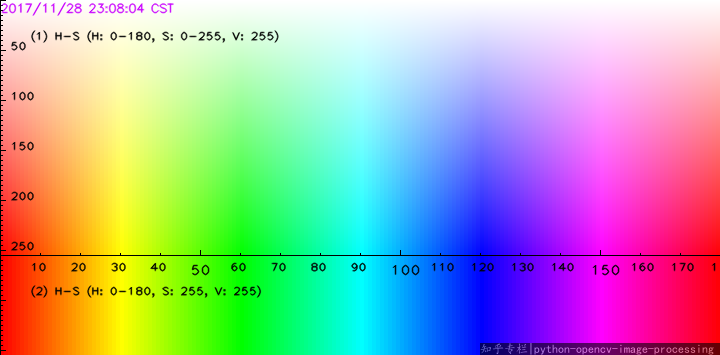
#> input picture Tests/gyuw4.png, 720 x 355 px, given in place of the camera
$ python ColorMod.py
#> lines starting #> are read from the running program, lines starting #| are printed output that depends on the picture; after the words box and inside, x2 and y2 are one past the last pixel; in counts of white or black regions, pixels touching at a corner belong together
import cv2
import numpy as np

cap = cv2.VideoCapture(0)

while True:
    ret, frame = cap.read()
#> frame is the input picture: shape (355, 720, 3); mean B, G, R 170.7, 171.1, 169.8
    #converting color to HSV Model
    hsv =  cv2.cvtColor(frame,cv2.COLOR_BGR2HSV)
#> hsv: shape (355, 720, 3); mean H, S, V 89.4, 162.1, 249.9

    #index 0= Hue 1= sat 2=value
    lower_limit = np.array([30,150,50])
    upper_limit = np.array([255,255,180])

    # inRnage Funtion will return 1 if the color is present range
    mask = cv2.inRange(hsv,lower_limit,upper_limit)
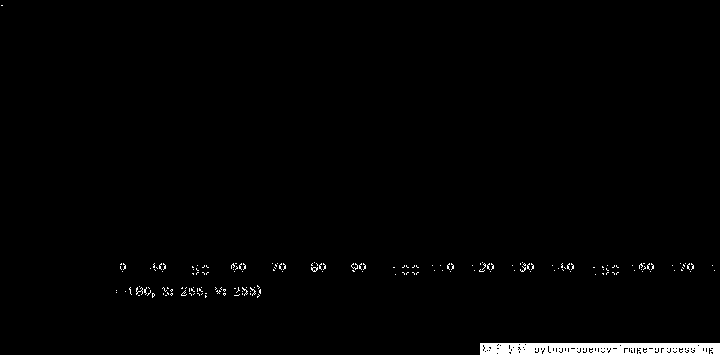
#> mask: shape (355, 720); 1.3% white; 181 white regions (179 under 20 px), largest, box (x1, y1, x2, y2) and area: (480, 343, 720, 355) 2602, (136, 287, 143, 295) 23

    # 2 frames are passed mask values will applied to 2nd frame and bitwise op
    res = cv2.bitwise_and(frame,frame,mask = mask)
    res = cv2.flip(res,1)
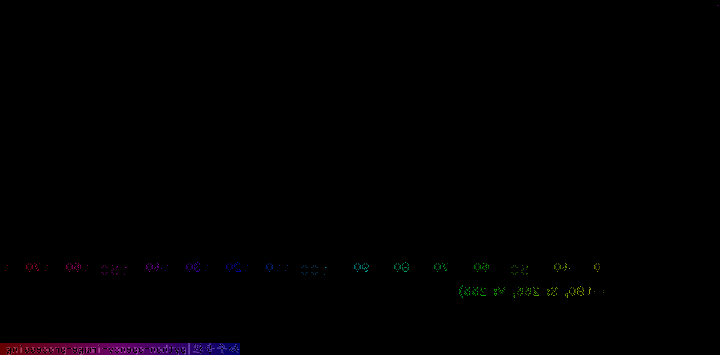
#> res: shape (355, 720, 3); mean B, G, R 1, 0.3, 1
    cv2.imshow('Original Window' , frame)
    cv2.imshow('Result Window' ,res)
    # 27 = esc key to close the winddow
    k = cv2.waitKey(27) & 0xff
#> (key Esc is pressed here)
    if k == 27:
        break

cap.release()
cv2.destroyAllWindows()
